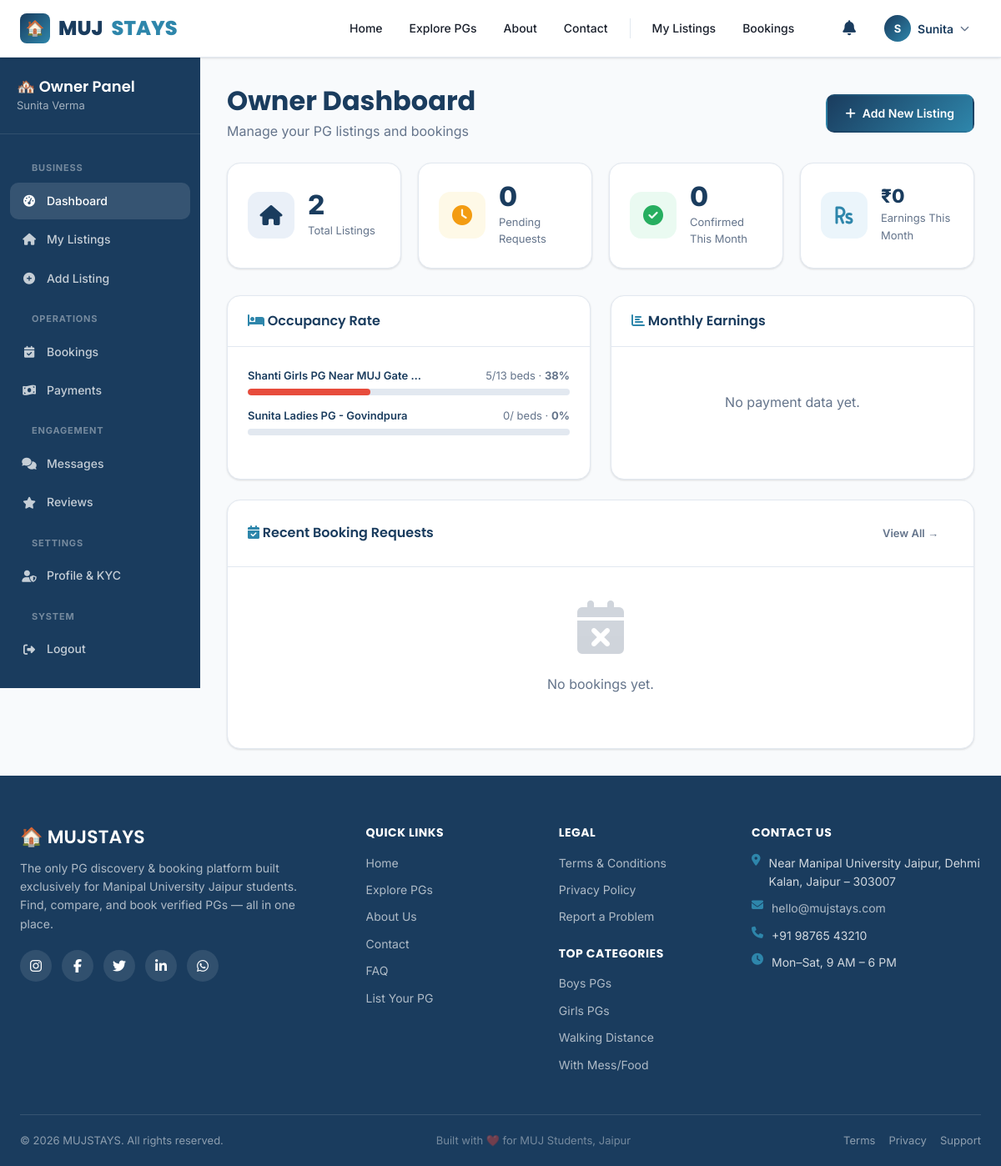
Screenshot of /owner/dashboard.php (signed in) with the database file from the repository.
### tables this page shows
CREATE TABLE `pg_listings` (
  `id` INT UNSIGNED NOT NULL AUTO_INCREMENT,
  `owner_id` INT UNSIGNED NOT NULL,
  `area_id` INT UNSIGNED DEFAULT NULL,
  `area_name` VARCHAR(100) DEFAULT NULL,
  `title` VARCHAR(200) NOT NULL,
  `slug` VARCHAR(220) NOT NULL,
  `description` TEXT NOT NULL,
  `address` VARCHAR(300) NOT NULL,
  `latitude` DECIMAL(10,8) NOT NULL DEFAULT 26.84000000,
  `longitude` DECIMAL(11,8) NOT NULL DEFAULT 75.56000000,
  `distance_from_muj` DECIMAL(5,2) DEFAULT NULL,
  `price_min` INT UNSIGNED NOT NULL,
  `price_max` INT UNSIGNED NOT NULL,
  `gender_preference` ENUM('male', 'female', 'any') NOT NULL DEFAULT 'any',
  `has_food` TINYINT(1) DEFAULT 0,
  `has_wifi` TINYINT(1) DEFAULT 0,
  `has_ac` TINYINT(1) DEFAULT 0,
  `has_parking` TINYINT(1) DEFAULT 0,
  `has_laundry` TINYINT(1) DEFAULT 0,
  `has_gym` TINYINT(1) DEFAULT 0,
  `has_cctv` TINYINT(1) DEFAULT 0,
  `has_warden` TINYINT(1) DEFAULT 0,
  `has_transport` TINYINT(1) DEFAULT 0,
  `rules` TEXT DEFAULT NULL,
  `status` ENUM('draft', 'pending', 'approved', 'rejected', 'inactive') DEFAULT 'draft',
  `rejection_reason` TEXT DEFAULT NULL,
  `is_featured` TINYINT(1) DEFAULT 0,
  `avg_rating` DECIMAL(3,2) DEFAULT 0.00,
  `total_reviews` INT UNSIGNED DEFAULT 0,
  `view_count` INT UNSIGNED DEFAULT 0,
  `created_at` DATETIME DEFAULT CURRENT_TIMESTAMP,
  `updated_at` DATETIME DEFAULT NULL ON UPDATE CURRENT_TIMESTAMP,
  `is_deleted` TINYINT(1) DEFAULT 0,
  PRIMARY KEY (`id`),
  UNIQUE KEY `slug` (`slug`),
  KEY `owner_id` (`owner_id`),
  CONSTRAINT `fk_pg_owner` FOREIGN KEY (`owner_id`) REFERENCES `users` (`id`) ON DELETE CASCADE,
  CONSTRAINT `fk_pg_area` FOREIGN KEY (`area_id`) REFERENCES `areas` (`id`)
);

### includes/helpers.php (called while the page is built, shortened)
<?php
function format_currency_compact(int $amount): string {
    return '₹' . $amount;
}
function truncate(string $text, int $length = 80): string {
    if (strlen($text) <= $length) return $text;
    return substr($text, 0, $length) . '…';
}

### owner/dashboard.php (the view, shortened to what this page needs)
<?php
require_once '../includes/db.php';
require_once '../includes/helpers.php';
$uid = current_user_id();
$stats = $pdo->prepare("
  SELECT
    (SELECT COUNT(*) FROM pg_listings WHERE owner_id=? AND is_deleted=0) AS total_listings,
    (SELECT COUNT(*) FROM pg_listings WHERE owner_id=? AND status='approved' AND is_deleted=0) AS active_listings,
    (SELECT COUNT(*) FROM bookings WHERE owner_id=? AND status='pending') AS pending_bookings,
    (SELECT COUNT(*) FROM bookings WHERE owner_id=? AND status='confirmed' AND MONTH(created_at)=MONTH(NOW())) AS confirmed_this_month,
    (SELECT COALESCE(SUM(amount - commission_amount),0) FROM payments p JOIN bookings b ON b.id=p.booking_id WHERE b.owner_id=? AND p.status='success' AND MONTH(p.paid_at)=MONTH(NOW())) AS earnings_this_month
");
$stats->execute([$uid,$uid,$uid,$uid,$uid]); $stats=$stats->fetch();
$listings = $pdo->prepare("SELECT p.id, p.title, p.status, p.area_name, (SELECT SUM(total_beds) FROM room_types WHERE pg_id=p.id) AS total_beds, (SELECT SUM(available_beds) FROM room_types WHERE pg_id=p.id) AS available_beds FROM pg_listings p WHERE p.owner_id=? AND p.is_deleted=0 ORDER BY p.created_at DESC LIMIT 5");
$listings->execute([$uid]); $my_listings=$listings->fetchAll();
$bk = $pdo->prepare("SELECT b.*, p.title AS pg_title, u.name AS student_name, u.phone AS student_phone, rt.type AS room_type FROM bookings b JOIN pg_listings p ON p.id=b.pg_id JOIN users u ON u.id=b.student_id JOIN room_types rt ON rt.id=b.room_type_id WHERE b.owner_id=? ORDER BY b.created_at DESC LIMIT 8");
$bk->execute([$uid]); $bookings=$bk->fetchAll();
$chart = $pdo->prepare("SELECT DATE_FORMAT(p.paid_at,'%b %Y') AS month, SUM(p.amount-p.commission_amount) AS net FROM payments p JOIN bookings b ON b.id=p.booking_id WHERE b.owner_id=? AND p.status='success' AND p.paid_at >= DATE_SUB(NOW(), INTERVAL 6 MONTH) GROUP BY YEAR(p.paid_at),MONTH(p.paid_at) ORDER BY p.paid_at");
$chart->execute([$uid]); $chart_data=$chart->fetchAll();
?>
<!DOCTYPE html>
<html lang="en"><head><meta charset="UTF-8"><meta name="viewport" content="width=device-width,initial-scale=1">
<link rel="stylesheet" href="<?= BASE_URL ?>/assets/css/style.css">
<link rel="stylesheet" href="https://cdnjs.cloudflare.com/ajax/libs/font-awesome/6.5.0/css/all.min.css">
</head><body>
<?php require_once '../components/navbar.php'; ?>
<div class="dashboard-layout">
  <?php require_once '../components/sidebar.php'; ?>
  <div class="main-content">
    <div style="display:flex;justify-content:space-between;align-items:center;margin-bottom:24px;flex-wrap:wrap;gap:12px">
      <div><h2 style="margin-bottom:4px">Owner Dashboard</h2><p style="color:var(--text-muted);margin:0">Manage your PG listings and bookings</p></div>
      <a href="add-listing.php" class="btn btn-primary"><i class="fas fa-plus"></i> Add New Listing</a>
    </div>
    <div class="admin-grid" style="margin-bottom:32px">
      <div class="stat-card">
        <div class="stat-icon navy"><i class="fas fa-home"></i></div>
        <div><div class="stat-num"><?= $stats['total_listings'] ?></div><div class="stat-label">Total Listings</div></div>
      </div>
      <div class="stat-card">
        <div class="stat-icon orange"><i class="fas fa-clock"></i></div>
        <div><div class="stat-num"><?= $stats['pending_bookings'] ?></div><div class="stat-label">Pending Requests</div></div>
      </div>
      <div class="stat-card">
        <div class="stat-icon green"><i class="fas fa-check-circle"></i></div>
        <div><div class="stat-num"><?= $stats['confirmed_this_month'] ?></div><div class="stat-label">Confirmed This Month</div></div>
      </div>
      <div class="stat-card">
        <div class="stat-icon blue"><i class="fas fa-rupee-sign"></i></div>
        <div><div class="stat-num" style="font-size:1.4rem"><?= format_currency_compact((int)$stats['earnings_this_month']) ?></div><div class="stat-label">Earnings This Month</div></div>
      </div>
    </div>
    <div style="display:grid;grid-template-columns:1fr 1fr;gap:24px;margin-bottom:24px">
      <div class="card">
        <div class="card-header"><h3 style="margin:0;font-size:16px"><i class="fas fa-bed" style="color:var(--accent)"></i> Occupancy Rate</h3></div>
        <div class="card-body">
          <?php if (empty($my_listings)): ?><p>No listings yet.</p>
          <?php else: foreach($my_listings as $l):
            $filled = max(0, (int)$l['total_beds'] - (int)$l['available_beds']);
            $pct = $l['total_beds'] > 0 ? round($filled/$l['total_beds']*100) : 0;
            $cls = $pct>=70?'high':($pct>=40?'medium':'low');
          ?>
            <div style="margin-bottom:14px">
              <div style="display:flex;justify-content:space-between;font-size:13px;margin-bottom:5px">
                <span style="font-weight:600;color:var(--primary)"><?= htmlspecialchars(truncate($l['title'],30)) ?></span>
                <span style="color:var(--text-muted)"><?= $filled ?>/<?= $l['total_beds'] ?> beds · <strong><?= $pct ?>%</strong></span>
              </div>
              <div class="occupancy-bar"><div class="occupancy-fill <?= $cls ?>" style="width:<?= $pct ?>%"></div></div>
            </div>
          <?php endforeach; endif; ?>
        </div>
      </div>
      <div class="card">
        <div class="card-header"><h3 style="margin:0;font-size:16px"><i class="fas fa-chart-bar" style="color:var(--accent)"></i> Monthly Earnings</h3></div>
        <div class="card-body">
          <?php if (empty($chart_data)): ?><div class="empty-state" style="padding:30px"><p>No payment data yet.</p></div>
          <?php else: ?><canvas id="earningsChart" height="180"></canvas><?php endif; ?>
        </div>
      </div>
    </div>
    <div class="card">
      <div class="card-header" style="display:flex;justify-content:space-between;align-items:center">
        <h3 style="margin:0;font-size:16px"><i class="fas fa-calendar-check" style="color:var(--accent)"></i> Recent Booking Requests</h3>
        <a href="bookings.php" class="btn btn-ghost btn-sm">View All →</a>
      </div>
      <?php if (empty($bookings)): ?>
        <div class="empty-state" style="padding:40px"><i class="fas fa-calendar-times"></i><p>No bookings yet.</p></div>
      <?php endif; ?>
    </div>
  </div>
</div>
<?php require_once '../components/footer.php'; ?>
</body></html>

### assets/css/style.css (style rules this page uses)
:root { --primary: #1A3C5E; --primary-d: #0f2540; --accent: #2E86AB; --accent-d: #1a6080; --success: #27AE60; --warning: #F39C12; --danger: #E74C3C; --info: #3498DB; --bg: #F8FAFC; --bg2: #EEF2F7; --card-bg: #FFFFFF; --border: #E2E8F0; --text: #1A202C; --text-muted: #64748B; --text-light: #94A3B8; --shadow-sm: 0 1px 3px rgba(0,0,0,.08), 0 1px 2px rgba(0,0,0,.05); --shadow: 0 4px 16px rgba(0,0,0,.1); --shadow-lg: 0 10px 40px rgba(0,0,0,.14); --radius: 10px; --radius-lg: 16px; --transition: all .25s cubic-bezier(.4,0,.2,1); --font-body: 'Inter', sans-serif; --font-head: 'Poppins', sans-serif; }
*, *::before, *::after { box-sizing: border-box; margin: 0; padding: 0; }
html { scroll-behavior: smooth; }
body { font-family: var(--font-body); font-size: 16px; color: var(--text); background: var(--bg); line-height: 1.6; min-height: 100vh; overflow-x: hidden; }
a { color: var(--accent); text-decoration: none; transition: var(--transition); }
h1,h2,h3,h4,h5,h6 { font-family: var(--font-head); line-height: 1.25; color: var(--primary); }
h2 { font-size: 2rem; font-weight: 700; }
h3 { font-size: 1.5rem; font-weight: 600; }
p { color: var(--text-muted); margin-bottom: 1rem; }
.btn { display: inline-flex; align-items: center; justify-content: center; gap: 8px; padding: 10px 22px; border-radius: var(--radius); font-size: 14px; font-weight: 600; cursor: pointer; transition: var(--transition); border: 2px solid transparent; font-family: var(--font-body); white-space: nowrap; text-decoration: none !important; }
.btn-sm { padding: 7px 16px; font-size: 13px; }
.btn-primary { background: linear-gradient(135deg, var(--primary), var(--accent)); color: #fff !important; border-color: transparent; }
.btn-ghost { background: transparent; color: var(--text-muted) !important; border-color: transparent; }
.card { background: var(--card-bg); border-radius: var(--radius-lg); border: 1px solid var(--border); box-shadow: var(--shadow-sm); transition: var(--transition); overflow: hidden; }
.card-body { padding: 24px; }
.card-header { padding: 20px 24px; border-bottom: 1px solid var(--border); }
.admin-grid { display: grid; grid-template-columns: repeat(4, 1fr); gap: 20px; }
.stat-card { background: var(--card-bg); border-radius: var(--radius-lg); border: 1px solid var(--border); padding: 24px; display: flex; align-items: center; gap: 16px; box-shadow: var(--shadow-sm); transition: var(--transition); }
.stat-icon { width: 56px; height: 56px; border-radius: 14px; display: grid; place-items: center; font-size: 24px; flex-shrink: 0; }
.stat-icon.blue { background: #EBF5FB; color: var(--accent); }
.stat-icon.green { background: #EAFAF1; color: var(--success); }
.stat-icon.orange { background: #FEF9E7; color: var(--warning); }
.stat-icon.navy { background: #EAF0F8; color: var(--primary); }
.stat-num { font-size: 2rem; font-weight: 800; color: var(--primary); line-height: 1; }
.stat-label { font-size: 13px; color: var(--text-muted); margin-top: 4px; }
.dashboard-layout { display: grid; grid-template-columns: 240px 1fr; gap: 0; min-height: calc(100vh - 68px); }
.main-content { padding: 32px; background: var(--bg); }
.occupancy-bar { height: 8px; border-radius: 4px; background: var(--border); overflow: hidden; }
.occupancy-fill { height: 100%; border-radius: 4px; transition: width .8s ease; }
.occupancy-fill.low { background: var(--danger); }
.empty-state { text-align: center; padding: 80px 24px; color: var(--text-muted); }
.empty-state i { font-size: 64px; margin-bottom: 24px; opacity: .3; }
.empty-state p { margin-bottom: 24px; }

### rows the page displays
pg_listings: title "Shanti Girls PG Near MUJ Gate …", filled "5", total_beds "13", pct "38"
pg_listings: title "Sunita Ladies PG - Govindpura", filled "0", pct "0"

### other values shown
mb_substr($user_name, 0, 1) "S"
explode(' ', $user_name)[0] "Sunita"
$user_name "Sunita Verma"
$stats['total_listings'] "2"
$stats['pending_bookings'] "0"
$stats['confirmed_this_month'] "0"
format_currency_compact((int)$stats['earnings_this_month']) "₹0"
